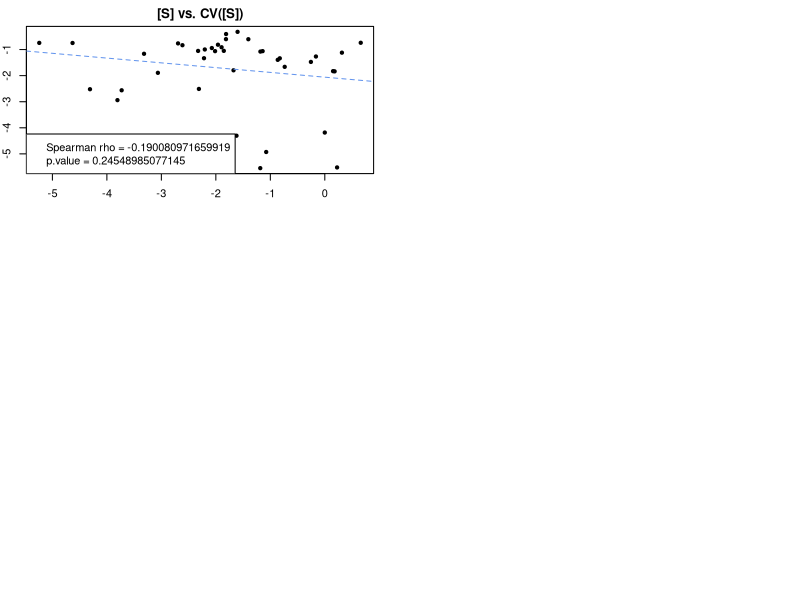

Reproduce this figure in R. (Note: this script raises an error after producing the figure.)
setwd("/Users/charlesrocabert/git/MetEvolSim/output")

d = read.table("mutation_accumulation.txt", sep=" ", h=T)
names(d)

S_START = 6
S_END   = 50

ancs = t(d[1,S_START:S_END])
sds  = t(t(apply(d[,S_START:S_END], 2, sd)))
D    = cbind(ancs, sds)
D    = D[D[,2]>0,]
X    = log10(D[,1])
Y    = log10(D[,2]/D[,1])

par(mfrow=c(3,2), mar=c(2,2,2,2))

plot(X, Y, pch=20, main="[S] vs. CV([S])", xlab="[S]", ylab="CV")
abline(lm(Y~X), col="cornflowerblue", lty=2)
test = cor.test(X, Y, method="spearman")
legend("bottomleft", legend=c(paste("Spearman rho =", test$estimate[[1]]), paste("p.value =", test$p.value)))

hist(d$param_index, col="grey", main="Param index distribution")

hist(d$mutant_tflux-d$wt_tflux, col="grey", main="Tflux distribution")
abline(v=0.0, col="tomato", lty=2, lwd=2)

tflux_diff = d$mutant_tflux-d$wt_tflux
mut_count = c(sum(tflux_diff<0), sum(tflux_diff>0))
barplot(mut_count, col=c("tomato", "darkolivegreen3"))

plot(d$mutant_csum, pch=20)
abline(h=d$wt_csum[1], col="tomato", lty=2, lwd=2, main="Csum")

plot(d$mutant_tflux, pch=20)
abline(h=d$wt_tflux[1], col="tomato", lty=2, lwd=2, main="Csum")

